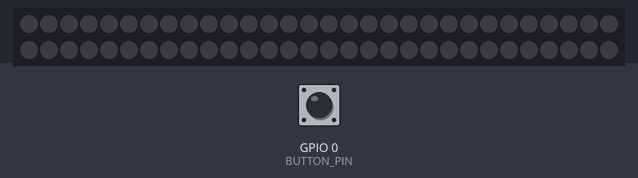
Recording of a sketch running on a simulated ESP32. Parts: 60 RGB LEDs in strip order, left to right, continuing on the next row. Inputs (shaded band) come from the test bench; at power-on: GPIO 0 (BUTTON_PIN) HIGH. Dim RGB values are drawn brighter than linear; the strip is taken to match the declared colour order; I2S audio is not simulated (input reads silence); what the sketch prints to the serial monitor is not drawn.

Above: at 1.2 s.
1.3 s: GPIO 0 (BUTTON_PIN) pulled LOW for 0.15 s
At 1.5 s:
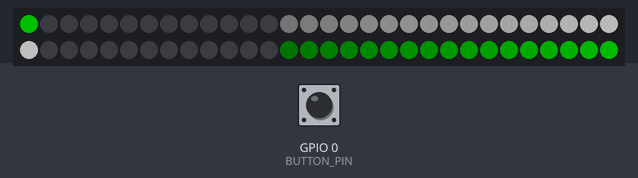
2.0 s: GPIO 0 (BUTTON_PIN) pulled LOW for 1 s
At 2.5 s:
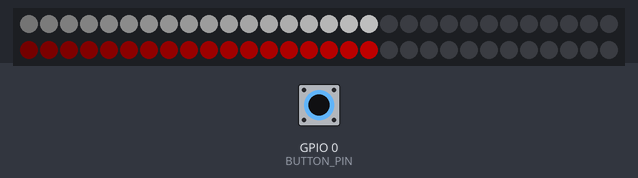
3.6 s: GPIO 0 (BUTTON_PIN) pulled LOW for 0.15 s
At 4.7 s:
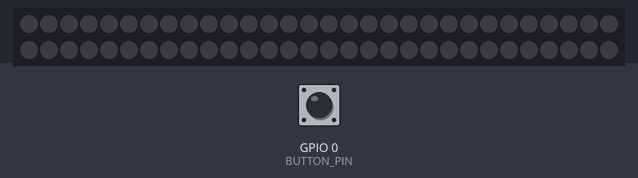
5.2 s: GPIO 0 (BUTTON_PIN) pulled LOW for 3.2 s
At 6.2 s:
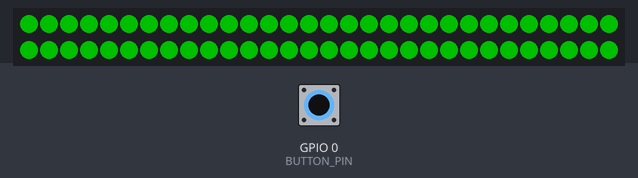
9.9 s: GPIO 0 (BUTTON_PIN) pulled LOW for 0.15 s
At 10.9 s:
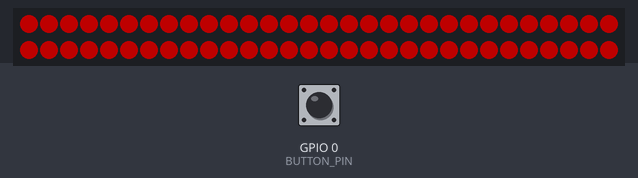
11.5 s: GPIO 0 (BUTTON_PIN) pulled LOW for 1 s
At 12.1 s:
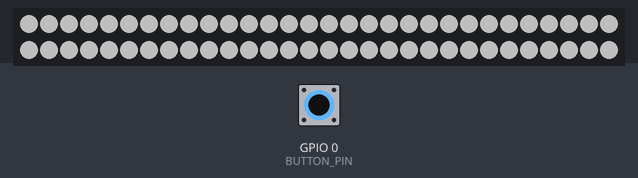
Timing chart, 0 to 14.5 s (numbered marks = the images above; inputs shaded):
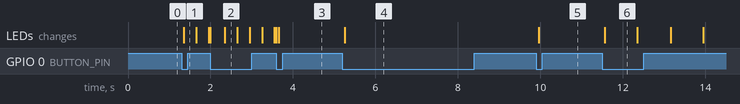

The sketch:

number_6.ino
```cpp
// Number 6 LED
// uses piece-by-piece code per light for  VU meter effect
// colors: (r, b, g)

#include <Adafruit_NeoPixel.h>
#include <driver/i2s.h>
#include <esp_now.h>
#include <WiFi.h>
#include <esp_wifi.h>
#include <esp_sleep.h>

// Hardware
#define LED_PIN     21
#define NUM_LEDS    60
#define LED_TYPE    NEO_GBR + NEO_KHZ800
#define BRIGHTNESS  80

#define I2S_SCK     14          // CLK
#define I2S_WS      12          // WS
#define I2S_DIN     13          // SD
#define I2S_PORT    I2S_NUM_0
#define SAMPLE_RATE 44100
#define SAMPLES     256

#define BUTTON_PIN  0

// Chase tuning
#define CHASE_SPEED_MS  20
#define CHASE_TAIL      20

// VU tuning
#define THRESH_LOW   20000
#define THRESH_HIGH  200000

#define ATTACK  0.20f
#define DECAY   0.85f

// Alternating effect tuning
#define ALT_INTERVAL_MS  800
#define IS_ODD_SIGN      false //false for 6 and 3

// Sleep tuning
#define SLEEP_TIMEOUT_MS  120000  // 2 minutes in Battery Saving Mode before deep sleep

// ESP-NOW message types
#define MSG_SET_MODE      0x01
#define MSG_REQUEST_MODE  0x02

// -- All board MACAddresses
uint8_t number1[] = {0x88, 0x13, 0xBF, 0xE5, 0x95, 0x68};
uint8_t number6[] = {0x88, 0x13, 0xBF, 0xE5, 0x91, 0x00};
uint8_t number8[] = {0x20, 0x43, 0xA8, 0xF1, 0xD5, 0xF4};
uint8_t number3[] = {0x88, 0x13, 0xBF, 0xE5, 0x98, 0x38};

// Globals
Adafruit_NeoPixel strip(NUM_LEDS, LED_PIN, LED_TYPE);

uint8_t  currentMode     = 0;
bool     lastButtonState = HIGH;

uint16_t chasePos        = 0;
uint32_t lastChaseFrame  = 0;

float smoothedPeak = 0;

uint8_t  altState      = 0;
uint32_t lastAltSwitch = 0;

uint32_t enteredLowBatteryAt = 0;

// ESP-NOW: send mode to all other boards
void broadcastMode(uint8_t mode) {
  uint8_t payload[2] = { MSG_SET_MODE, mode };
  esp_now_send(number1, payload, sizeof(payload));
  esp_now_send(number8, payload, sizeof(payload));
  esp_now_send(number3, payload, sizeof(payload));
}

// ESP-NOW: ask others what mode they're currently in
void requestModeFromPeers() {
  uint8_t payload[2] = { MSG_REQUEST_MODE, 0 };
  esp_now_send(number1, payload, sizeof(payload));
  esp_now_send(number8, payload, sizeof(payload));
  esp_now_send(number3, payload, sizeof(payload));
}

// ESP-NOW: called when this board receives a message
void onReceive(const esp_now_recv_info *info, const uint8_t *data, int len) {
  uint8_t msgType = data[0];

  if (msgType == MSG_SET_MODE) {
    uint8_t receivedMode = data[1];
    if (receivedMode != currentMode) {
      currentMode = receivedMode;
      altState = 0;
      lastAltSwitch = millis();
      if (currentMode == 0) enteredLowBatteryAt = millis();
      strip.clear();
      strip.show();
      Serial.printf("Mode synced -> %d\n", currentMode);
    }
  }
  else if (msgType == MSG_REQUEST_MODE) {
    uint8_t payload[2] = { MSG_SET_MODE, currentMode };
    esp_now_send(info->src_addr, payload, sizeof(payload));
    Serial.println("Replied to mode request");
  }
}

// ESP-NOW: called after sending
void onSent(const wifi_tx_info_t *info, esp_now_send_status_t status) {
  Serial.println(status == ESP_NOW_SEND_SUCCESS ? "Sync OK" : "Sync Failed");
}

// ESP-NOW init
void initESPNow() {
  WiFi.mode(WIFI_STA);
  esp_now_init();
  esp_now_register_send_cb(onSent);
  esp_now_register_recv_cb(onReceive);
  esp_now_peer_info_t peerInfo = {};
  peerInfo.channel = 0;
  peerInfo.encrypt = false;

  //register number1
  memcpy(peerInfo.peer_addr, number1, 6);
  esp_now_add_peer(&peerInfo);

  //register number8
  memcpy(peerInfo.peer_addr, number8, 6);
  esp_now_add_peer(&peerInfo);

  //register number3
  memcpy(peerInfo.peer_addr, number3, 6);
  esp_now_add_peer(&peerInfo);

}

// I2S init
void initMic() {
  i2s_config_t i2s_config = {
    .mode                 = (i2s_mode_t)(I2S_MODE_MASTER | I2S_MODE_RX),
    .sample_rate          = SAMPLE_RATE,
    .bits_per_sample      = I2S_BITS_PER_SAMPLE_32BIT,
    .channel_format       = I2S_CHANNEL_FMT_ONLY_LEFT,
    .communication_format = I2S_COMM_FORMAT_STAND_I2S,
    .intr_alloc_flags     = ESP_INTR_FLAG_LEVEL1,
    .dma_buf_count        = 8,
    .dma_buf_len          = 64,
    .use_apll             = false,
    .tx_desc_auto_clear   = false,
    .fixed_mclk           = 0
  };

  i2s_pin_config_t pin_config = {
    .bck_io_num   = I2S_SCK,
    .ws_io_num    = I2S_WS,
    .data_out_num = I2S_PIN_NO_CHANGE,
    .data_in_num  = I2S_DIN
  };

  i2s_driver_install(I2S_PORT, &i2s_config, 0, NULL);
  i2s_set_pin(I2S_PORT, &pin_config);
  i2s_zero_dma_buffer(I2S_PORT);
}

// Read peak amplitude
int32_t readPeak() {
  int32_t samples[SAMPLES];
  size_t  bytesRead = 0;
  i2s_read(I2S_PORT, samples, sizeof(samples), &bytesRead, portMAX_DELAY);

  int32_t peak  = 0;
  int     count = bytesRead / sizeof(int32_t);
  for (int i = 0; i < count; i++) {
    int32_t s = abs(samples[i] >> 11);
    if (s > peak) peak = s;
  }
  return peak;
}

// Helpers
void fillRange(int from, int to, uint32_t col) {
  for (int i = from; i <= to; i++) strip.setPixelColor(i, col);
}

// Effect 0: Battery Saving Mode
void effectLowBatteryMode() {
  strip.clear();
  strip.show();

  if (millis() - enteredLowBatteryAt >= SLEEP_TIMEOUT_MS) {
    Serial.println("Entering deep sleep - press BOOT to wake");
    esp_sleep_enable_ext0_wakeup(GPIO_NUM_0, 0);
    esp_deep_sleep_start();
  }
}

// Effect #1: BlueWhiteChase
void effectBlueWhiteChase() {
  if (millis() - lastChaseFrame < CHASE_SPEED_MS) return;
  lastChaseFrame = millis();

  strip.clear();

  // Blue tail
  for (int t = 0; t < CHASE_TAIL; t++) {
    int   pos   = ((int)chasePos - t + NUM_LEDS) % NUM_LEDS;
    float frac  = 1.0f - (float)t / CHASE_TAIL;
    uint8_t bright = (uint8_t)(frac * frac * 255);
    uint8_t b = (uint8_t)((uint16_t)255 * bright / 255);
    strip.setPixelColor(pos, strip.Color(0, b, 0));
  }

  // White tail — offset halfway around the strip
  int whitePos = (chasePos + NUM_LEDS / 2) % NUM_LEDS;
  for (int t = 0; t < CHASE_TAIL; t++) {
    int   pos  = ((int)whitePos - t + NUM_LEDS) % NUM_LEDS;
    float frac = 1.0f - (float)t / CHASE_TAIL;
    uint8_t bright = (uint8_t)(frac * frac * 255);
    uint8_t w = (uint8_t)((uint16_t)255 * bright / 255);
    strip.setPixelColor(pos, strip.Color(w, w, w));
  }

  strip.show();
  chasePos = (chasePos + 1) % NUM_LEDS;
}

// Effect #2: RedWhiteChase
void effectRedWhiteChase() {
  if (millis() - lastChaseFrame < CHASE_SPEED_MS) return;
  lastChaseFrame = millis();

  strip.clear();

  // Red Tail
  for (int t = 0; t < CHASE_TAIL; t++) {
    int   pos   = ((int)chasePos - t + NUM_LEDS) % NUM_LEDS;
    float frac  = 1.0f - (float)t / CHASE_TAIL;
    uint8_t bright = (uint8_t)(frac * frac * 255);
    uint8_t b = (uint8_t)((uint16_t)255 * bright / 255);
    strip.setPixelColor(pos, strip.Color(b, 0, 0));
  }

  // White tail — offset halfway around the strip
  int whitePos = (chasePos + NUM_LEDS / 2) % NUM_LEDS;
  for (int t = 0; t < CHASE_TAIL; t++) {
    int   pos  = ((int)whitePos - t + NUM_LEDS) % NUM_LEDS;
    float frac = 1.0f - (float)t / CHASE_TAIL;
    uint8_t bright = (uint8_t)(frac * frac * 255);
    uint8_t w = (uint8_t)((uint16_t)255 * bright / 255);
    strip.setPixelColor(pos, strip.Color(w, w, w));
  }

  strip.show();
  chasePos = (chasePos + 1) % NUM_LEDS;
}

// Effect #3: VU meter
void effectFreqVU() {
  int32_t peak = readPeak();

  if (peak > smoothedPeak)
    smoothedPeak = smoothedPeak + (peak - smoothedPeak) * ATTACK;
  else
    smoothedPeak = smoothedPeak * DECAY;

  if (smoothedPeak < THRESH_LOW) smoothedPeak = 0;

  Serial.println((int32_t)smoothedPeak);  // sends data to Serial Plotter

  // Map volume to 0-15 active layers
  const float LOG_MIN = log((float)THRESH_LOW + 1.0f);
  const float LOG_MAX = log((float)THRESH_HIGH + 1.0f);
  float logVal = log((float)smoothedPeak + 1.0f);
  float normalized = (logVal - LOG_MIN) / (LOG_MAX - LOG_MIN);

  int activeLayers = constrain((int)(normalized * 15.0f), 0, 15);

  struct Layer { int leftFrom, leftTo, middleLeft, middle, middleRight, rightFrom, rightTo; };

  Layer layers[15] = {
    { 40, 42, 41, 42, 40, 40, 42},   // layer 1  - 40 41 42
    { 39, 39, 39,  4,  4,  4,  4},   // layer 2  - 4 39
    {  5,  5, 38, 38, 53, 55, 56},   // layer 3  - 5 38 53 55 56
    {  6,  6, 37, 37, 46, 46, 53},   // layer 4  - 6 37 46 53
    {  7,  7, 36, 36, 47, 47, 52},   // layer 5  - 7 36 47 52
    {  8,  8, 35, 35, 48, 48, 51},   // layer 6  - 8 35 48 51
    {  9,  9, 34, 34, 49, 49, 50},   // layer 7  - 9 34 49 50
    { 10, 10, 29, 30, 31, 32, 33},   // layer 8  - 10 29 30 31 32 33
    { 11, 11, 11, 11, 28, 28, 28},   // layer 9  - 11 28
    { 12, 12, 12, 12, 27, 27, 27},   // layer 10 - 12 27
    { 13, 13, 13, 13, 26, 26, 26},   // layer 11 - 13 26
    { 14, 14, 23, 23, 24, 25, 25},   // layer 12 - 14 23 24 25
    { 15, 15, 15, 15, 22, 22, 22},   // layer 13 - 15 22
    { 16, 16, 16, 16, 20, 21, 21},   // layer 14 - 16 20 21
    { 17, 17, 17, 17, 18, 19, 19},   // layer 15 - 17 18 19
  };

  strip.clear();

  for (int i = 0; i < activeLayers; i++) {
    uint32_t layerColors[15] = {
      strip.Color(0,   40,  0),    // layer 1  - deep blue
      strip.Color(0,   70,  0),    // layer 2
      strip.Color(0,   100, 0),    // layer 3
      strip.Color(0,   130, 0),    // layer 4
      strip.Color(0,   160, 0),    // layer 5
      strip.Color(0,   190, 0),    // layer 6
      strip.Color(0,   220, 0),    // layer 7
      strip.Color(0,   255, 0),    // layer 8  - pure blue
      strip.Color(60,  255, 60),    // layer 9  - starts adding red
      strip.Color(110, 255, 110),    // layer 10
      strip.Color(150, 255, 150),    // layer 11
      strip.Color(185, 255, 185),    // layer 12
      strip.Color(215, 255, 215),    // layer 13
      strip.Color(240, 255, 240),    // layer 14
      strip.Color(255, 255, 255),    // layer 15 - pure white
    };

    uint32_t col = layerColors[i];
    fillRange(layers[i].leftFrom,   layers[i].leftTo,    col);
    fillRange(layers[i].middleLeft, layers[i].middleRight, col);
    fillRange(layers[i].rightFrom,  layers[i].rightTo,   col);
  }

  strip.show();
}

// Effect #4: SolidBlueColor
void effectSolidBlueColor() {
  for (int i = 0; i < NUM_LEDS; i++) {
    strip.setPixelColor(i, strip.Color(0, 255, 0));
  }
  strip.show();
}

// Effect #5: SolidRedColor
void effectSolidRedColor() {
  for (int i = 0; i < NUM_LEDS; i++) {
    strip.setPixelColor(i, strip.Color(255, 0, 0));
  }
  strip.show();
}

// Effect #6: AlternatingRed
void effectAlternatingRed() {
  if (millis() - lastAltSwitch >= ALT_INTERVAL_MS) {
    lastAltSwitch = millis();
    altState ^= 1;
  }

  bool showRed = IS_ODD_SIGN ? (altState == 0) : (altState == 1);
  uint32_t color = showRed ? strip.Color(255, 0, 0) : strip.Color(255, 255, 255);
  strip.fill(color);
  strip.show();
}

// Effect #7 AlternatingBlue
void effectAlternatingBlue() {
  if (millis() - lastAltSwitch >= ALT_INTERVAL_MS) {
    lastAltSwitch = millis();
    altState ^= 1;
  }

  bool showBlue = IS_ODD_SIGN ? (altState == 0) : (altState == 1);
  uint32_t color = showBlue ? strip.Color(0, 255, 0) : strip.Color(255, 255, 255);
  strip.fill(color);
  strip.show();
}

// Setup
void setup() {
  Serial.begin(115200);
  Serial.println("Sparkle Motion Stick – starting up");

  strip.begin();
  strip.setBrightness(BRIGHTNESS);
  strip.clear();
  strip.show();

  initMic();
  Serial.println("Mic ready");

  initESPNow();
  Serial.println("ESP-NOW ready");

  requestModeFromPeers();
  Serial.println("Requested current mode from peers");

  enteredLowBatteryAt = millis();

  pinMode(BUTTON_PIN, INPUT_PULLUP);
  Serial.println("Mode 0: effectLowBatteryMode  |  Press BOOT to switch");
}

// Loop
void loop() {
  bool btnState = digitalRead(BUTTON_PIN);
  if (btnState == LOW && lastButtonState == HIGH) {
    delay(50);
    currentMode = (currentMode + 1) % 8;
    altState = 0;
    lastAltSwitch = millis();
    if (currentMode == 0) enteredLowBatteryAt = millis();
    strip.clear();
    strip.show();
    broadcastMode(currentMode);

    Serial.printf("Mode → %s\n",
      currentMode == 0 ? "Battery Saving Mode" :
      currentMode == 1 ? "Blue-White Chase" :
      currentMode == 2 ? "Red-White Chase" :
      currentMode == 3 ? "Frequency VU Meter" :
      currentMode == 4 ? "SolidBlueColor" :
      currentMode == 5 ? "SolidRedColor" :
      currentMode == 6 ? "Alternating Red" : "Alternating Blue");

  }
  lastButtonState = btnState;

  switch (currentMode) {
    case 0: effectLowBatteryMode(); break;
    case 1: effectBlueWhiteChase(); break;
    case 2: effectRedWhiteChase(); break;
    case 3: effectFreqVU(); break;
    case 4: effectSolidBlueColor(); break;
    case 5: effectSolidRedColor(); break;
    case 6: effectAlternatingRed(); break;
    case 7: effectAlternatingBlue(); break;
  }
}
```

Measured:
- after the input at 1.3 s, the LEDs: change after 0.06 s (image 1)
- after the input at 2.0 s, the LEDs: change after 0.35 s (image 2)
- after the input at 3.6 s, the LEDs: change after 0.05 s (image 3)
- after the input at 5.2 s, the LEDs: change after 0.06 s (image 4)
- after the input at 9.9 s, the LEDs: change after 0.06 s (image 5)
- after the input at 11.5 s, the LEDs: change after 0.06 s (image 6)
- what the display in image 6 shows lasts 0.8 s, from 11.6 s to 12.4 s
